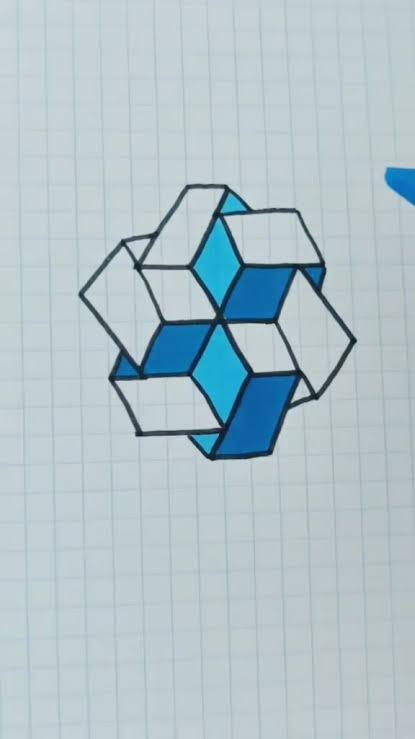
#> input picture codigo_estudiantes/D_Melgar/1.jpg, 415 x 739 px, given in place of telefono.jpg, which was not available
$ python 'caracteristicas de orb.py'
#> lines starting #> are read from the running program, lines starting #| are printed output that depends on the picture; after the words box and inside, x2 and y2 are one past the last pixel; in counts of white or black regions, pixels touching at a corner belong together

import cv2
import numpy as np
import os
import time


# =====================================================
# 1. CONFIGURACION GENERAL
# =====================================================

ANCHO_CAMARA = 960
ALTO_CAMARA = 540

ANCHO_ROI = 0.80
ALTO_ROI = 0.80

MINIMO_COINCIDENCIAS = 8
MINIMO_INLIERS = 6
MINIMA_PROPORCION_INLIERS = 0.35

RATIO_TEST = 0.80

INTERVALO_TRACKER = 15

# Reconocer el objeto cada 2 fotogramas
INTERVALO_ORB = 2

TAMANO_GAUSSIANO = (5, 5)
SIGMA_GAUSSIANO = 1.0

# Caracteristicas ORB utilizadas para reconocer
MAXIMO_CARACTERISTICAS = 500

# Puntos ORB que se dibujan en pantalla
MAXIMO_PUNTOS_VISIBLES = 70


# =====================================================
# 2. RUTA DE LA IMAGEN DE REFERENCIA
# =====================================================

carpeta_script = os.path.dirname(
    os.path.abspath(__file__)
)

ruta_imagen = os.path.join(
    carpeta_script,
    "Ramiro Monroy",
    "telefono.jpg"
)


# =====================================================
# 3. CARGAR Y PROCESAR LA PLANTILLA
# =====================================================

imagen_original = cv2.imread(ruta_imagen)
#> imagen_original is the input picture: shape (739, 415, 3); mean B, G, R 201.8, 194.6, 177

if imagen_original is None:
    raise FileNotFoundError(
        f"No se pudo cargar la imagen: {ruta_imagen}"
    )

# Convertir a escala de grises
plantilla_gris = cv2.cvtColor(
    imagen_original,
    cv2.COLOR_BGR2GRAY
)
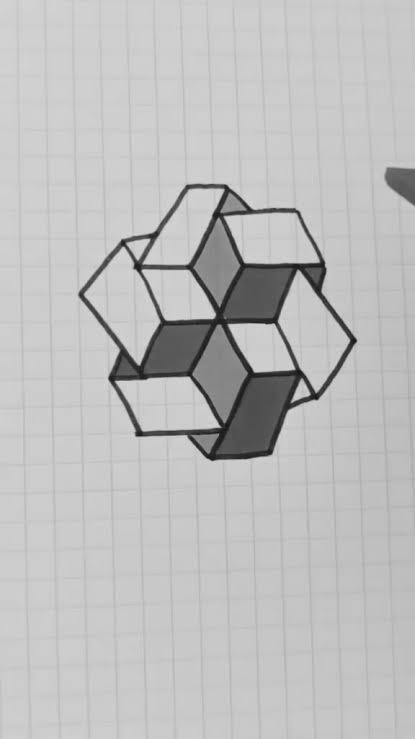
#> plantilla_gris: shape (739, 415); min 17, max 220, mean 190.2

# Aplicar filtro gaussiano
plantilla_gaussiana = cv2.GaussianBlur(
    plantilla_gris,
    TAMANO_GAUSSIANO,
    SIGMA_GAUSSIANO
)

# Mejorar contraste con CLAHE
clahe = cv2.createCLAHE(
    clipLimit=2.0,
    tileGridSize=(8, 8)
)

plantilla_mejorada = clahe.apply(
    plantilla_gaussiana
)

cv2.imshow(
    "Plantilla Gaussiano + CLAHE",
    plantilla_mejorada
)


# =====================================================
# 4. CONFIGURAR ORB
# =====================================================

orb = cv2.ORB_create(
    nfeatures=MAXIMO_CARACTERISTICAS,
    scaleFactor=1.2,
    nlevels=8,
    edgeThreshold=15,
    patchSize=31,
    fastThreshold=15
)

puntos_plantilla, descriptores_plantilla = (
    orb.detectAndCompute(
        plantilla_mejorada,
        None
    )
)
#> puntos_plantilla = 500 keypoints; strongest (x, y, size): (212, 313, 64.3), (209, 311, 92.6), (212, 314, 77.1), (213, 314, 53.6)

if descriptores_plantilla is None:
    raise RuntimeError(
        "No se encontraron caracteristicas en la plantilla."
    )

print(
    "Caracteristicas ORB de plantilla:",
    len(puntos_plantilla)
)
#| Caracteristicas ORB de plantilla: 500


# =====================================================
# 5. SELECCIONAR PUNTOS ORB DISTRIBUIDOS
# =====================================================

def seleccionar_puntos_visuales(
    keypoints,
    ancho,
    alto,
    maximo=70,
    columnas=10,
    filas=8
):

    if not keypoints or ancho <= 0 or alto <= 0:
        return []

    # Crear una cuadricula para distribuir los puntos
    celdas = [
        [] for _ in range(columnas * filas)
    ]

    for punto in keypoints:

        x, y = punto.pt

        columna = min(
            int(x * columnas / ancho),
            columnas - 1
        )

        fila = min(
            int(y * filas / alto),
            filas - 1
        )

        indice = fila * columnas + columna

        celdas[indice].append(punto)

    # Ordenar los puntos por su respuesta ORB
    for celda in celdas:

        celda.sort(
            key=lambda p: p.response,
            reverse=True
        )

    seleccionados = []

    # Seleccionar puntos de diferentes regiones
    nivel = 0

    while len(seleccionados) < maximo:

        hubo_puntos = False

        for celda in celdas:

            if nivel < len(celda):

                seleccionados.append(
                    celda[nivel]
                )

                hubo_puntos = True

                if len(seleccionados) >= maximo:
                    break

        if not hubo_puntos:
            break

        nivel += 1

    return seleccionados


# Mostrar puntos ORB distribuidos en la plantilla

alto_plantilla, ancho_plantilla = plantilla_gris.shape

puntos_visuales_plantilla = seleccionar_puntos_visuales(
    puntos_plantilla,
    ancho_plantilla,
    alto_plantilla,
    MAXIMO_PUNTOS_VISIBLES
)
#> the loop in seleccionar_puntos_visuales, `for punto in keypoints: ` made 500 passes
#> (punto, x, y, columna, fila, indice) on passes 1 to 3: (keypoint at (244, 261), size 31, 244, 261, 5, 2, 25), (keypoint at (228, 325), size 31, 228, 325, 5, 3, 35), (keypoint at (276, 323), size 31, 276, 323, 6, 3, 36)
#> puntos_visuales_plantilla = 70 keypoints; strongest (x, y, size): (212, 313, 64.3), (209, 311, 92.6), (212, 314, 77.1), (313, 394, 64.3)

imagen_puntos = cv2.drawKeypoints(
    imagen_original,
    puntos_visuales_plantilla,
    None,
    color=(0, 255, 0),
    flags=cv2.DrawMatchesFlags_DRAW_RICH_KEYPOINTS
)
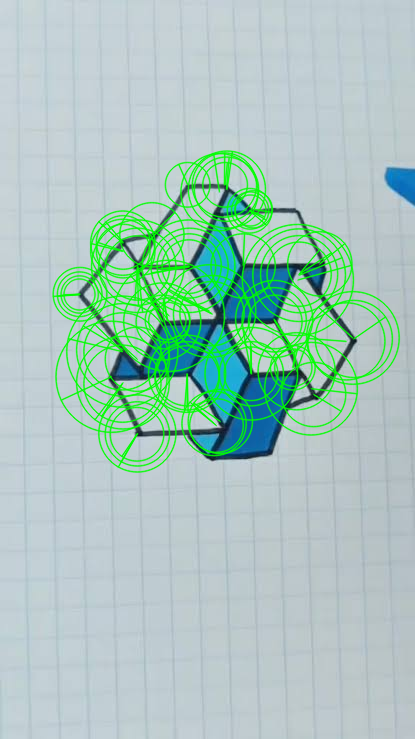
#> imagen_puntos: shape (739, 415, 3); mean B, G, R 190, 199.6, 168.1

cv2.imshow(
    "Caracteristicas ORB - Plantilla",
    imagen_puntos
)

print(
    "Puntos ORB mostrados en plantilla:",
    len(puntos_visuales_plantilla)
)
#| Puntos ORB mostrados en plantilla: 70


# =====================================================
# 6. CONFIGURAR BF MATCHER
# =====================================================

comparador = cv2.BFMatcher(
    cv2.NORM_HAMMING,
    crossCheck=False
)


# =====================================================
# 7. CREAR TRACKER CSRT
# =====================================================

# [14 lines left out: function crear_tracker, not called in this run]


# =====================================================
# 8. VALIDAR CUADRILATERO
# =====================================================

def validar_cuadrilatero(puntos, ancho, alto):

    puntos = np.float32(puntos).reshape(4, 2)

    if not np.all(np.isfinite(puntos)):
        return False

    margen = 3

    if (
        np.any(puntos[:, 0] < margen)
        or np.any(puntos[:, 1] < margen)
        or np.any(puntos[:, 0] >= ancho - margen)
        or np.any(puntos[:, 1] >= alto - margen)
    ):
        return False

    contorno = puntos.reshape(-1, 1, 2)

    if not cv2.isContourConvex(contorno):
        return False

    area = abs(
        cv2.contourArea(contorno)
    )

    area_roi = ancho * alto

    if area < area_roi * 0.002:
        return False

    if area > area_roi * 0.85:
        return False

    return True


# =====================================================
# 9. RECONOCIMIENTO ORB + RANSAC
# =====================================================

def reconocer_objeto(frame):

    alto, ancho = frame.shape[:2]

    # Crear ROI central
    roi_ancho = int(ancho * ANCHO_ROI)
    roi_alto = int(alto * ALTO_ROI)

    x1 = (ancho - roi_ancho) // 2
    y1 = (alto - roi_alto) // 2

    x2 = x1 + roi_ancho
    y2 = y1 + roi_alto

    roi = frame[y1:y2, x1:x2]

    # Convertir ROI a escala de grises
    gris = cv2.cvtColor(
        roi,
        cv2.COLOR_BGR2GRAY
    )

    # Aplicar filtro gaussiano
    gris = cv2.GaussianBlur(
        gris,
        TAMANO_GAUSSIANO,
        SIGMA_GAUSSIANO
    )

    # Aplicar CLAHE
    gris = clahe.apply(gris)

    # Detectar puntos caracteristicos
    puntos_frame, descriptores_frame = (
        orb.detectAndCompute(
            gris,
            None
        )
    )

    if descriptores_frame is None:
        return None, puntos_frame, (x1, y1), 0, 0

    # Comparar descriptores
    coincidencias = comparador.knnMatch(
        descriptores_plantilla,
        descriptores_frame,
        k=2
    )

    # Aplicar Ratio Test
    buenas_coincidencias = []

    for par in coincidencias:

        if len(par) == 2:

            mejor, segundo = par

            if mejor.distance < RATIO_TEST * segundo.distance:
                buenas_coincidencias.append(mejor)

    total_coincidencias = len(
        buenas_coincidencias
    )

    if total_coincidencias < MINIMO_COINCIDENCIAS:
        return (
            None,
            puntos_frame,
            (x1, y1),
            total_coincidencias,
            0
        )

    # Coordenadas de la plantilla
    puntos_origen = np.float32([
        puntos_plantilla[m.queryIdx].pt
        for m in buenas_coincidencias
    ]).reshape(-1, 1, 2)

    # Coordenadas de la camara
    puntos_destino = np.float32([
        puntos_frame[m.trainIdx].pt
        for m in buenas_coincidencias
    ]).reshape(-1, 1, 2)

    # Calcular homografia con RANSAC
    try:

        homografia, mascara = cv2.findHomography(
            puntos_origen,
            puntos_destino,
            cv2.RANSAC,
            5.0
        )

    except cv2.error:

        return (
            None,
            puntos_frame,
            (x1, y1),
            total_coincidencias,
            0
        )

    if homografia is None or mascara is None:
        return (
            None,
            puntos_frame,
            (x1, y1),
            total_coincidencias,
            0
        )

    if not np.all(np.isfinite(homografia)):
        return (
            None,
            puntos_frame,
            (x1, y1),
            total_coincidencias,
            0
        )

    # Contar inliers
    inliers = int(mascara.sum())

    proporcion = inliers / total_coincidencias

    if inliers < MINIMO_INLIERS:
        return (
            None,
            puntos_frame,
            (x1, y1),
            total_coincidencias,
            inliers
        )

    if proporcion < MINIMA_PROPORCION_INLIERS:
        return (
            None,
            puntos_frame,
            (x1, y1),
            total_coincidencias,
            inliers
        )

    # Dimensiones de la plantilla
    alto_plantilla, ancho_plantilla = plantilla_gris.shape

    # Esquinas de la plantilla
    esquinas = np.float32([
        [0, 0],
        [ancho_plantilla - 1, 0],
        [ancho_plantilla - 1, alto_plantilla - 1],
        [0, alto_plantilla - 1]
    ]).reshape(-1, 1, 2)

    # Transformar esquinas
    esquinas_transformadas = cv2.perspectiveTransform(
        esquinas,
        homografia
    )

    puntos = esquinas_transformadas.reshape(4, 2)

    # Validar geometria dentro del ROI
    if not validar_cuadrilatero(
        puntos,
        roi.shape[1],
        roi.shape[0]
    ):
        return (
            None,
            puntos_frame,
            (x1, y1),
            total_coincidencias,
            inliers
        )

    # Convertir coordenadas ROI a coordenadas de camara
    esquinas_transformadas[:, 0, 0] += x1
    esquinas_transformadas[:, 0, 1] += y1

    puntos_globales = esquinas_transformadas.reshape(4, 2)

    # Calcular rectangulo envolvente
    bx = int(np.floor(np.min(puntos_globales[:, 0])))
    by = int(np.floor(np.min(puntos_globales[:, 1])))

    ex = int(np.ceil(np.max(puntos_globales[:, 0])))
    ey = int(np.ceil(np.max(puntos_globales[:, 1])))

    bx = max(0, bx)
    by = max(0, by)

    ex = min(ancho, ex)
    ey = min(alto, ey)

    w = ex - bx
    h = ey - by

    if w < 20 or h < 20:
        return (
            None,
            puntos_frame,
            (x1, y1),
            total_coincidencias,
            inliers
        )

    caja = (bx, by, w, h)

    informacion = {
        "caja": caja,
        "esquinas": puntos_globales,
        "coincidencias": total_coincidencias,
        "inliers": inliers,
        "proporcion": proporcion
    }

    return (
        informacion,
        puntos_frame,
        (x1, y1),
        total_coincidencias,
        inliers
    )


# =====================================================
# 10. ACTIVAR CAMARA
# =====================================================

camara = cv2.VideoCapture(
    0,
    cv2.CAP_DSHOW
)

if not camara.isOpened():
    raise RuntimeError(
        "No se pudo abrir la camara."
    )

camara.set(
    cv2.CAP_PROP_FRAME_WIDTH,
    ANCHO_CAMARA
)

camara.set(
    cv2.CAP_PROP_FRAME_HEIGHT,
    ALTO_CAMARA
)

exito, primer_frame = camara.read()

if not exito or primer_frame is None:
    camara.release()

    raise RuntimeError(
        "No se pudo capturar el primer fotograma."
    )

print("Camara activada correctamente")

print(
    "Resolucion real:",
    primer_frame.shape[1],
    "x",
    primer_frame.shape[0]
)
#| Resolucion real: 415 x 739

cv2.imshow(
    "Prueba de camara",
    primer_frame
)

cv2.waitKey(500)
cv2.destroyWindow("Prueba de camara")


# =====================================================
# 11. VARIABLES DEL SISTEMA
# =====================================================

tracker = None
caja_tracker = None

contador_frames = 0
ultimo_tracker_frame = -INTERVALO_TRACKER

# Variables para controlar ORB
contador_orb = 0
ultimo_resultado_orb = None

# Puntos visuales almacenados para evitar
# seleccionarlos y ordenarlos en cada fotograma
puntos_visibles_cache = []

# Variables para calcular FPS suavizados
tiempo_anterior = time.perf_counter()
fps_suavizado = 0.0


# =====================================================
# 12. BUCLE PRINCIPAL
# =====================================================

print("Sistema ORB + GAUSSIANO + RANSAC + CSRT iniciado")
print("Coloca el objeto dentro del area de busqueda")
print("Presiona ESC para salir")


try:

    while True:

        exito, frame = camara.read()

        if not exito or frame is None:
            print("No se pudo obtener el fotograma")
            break

        contador_frames += 1

        alto, ancho = frame.shape[:2]

        # ---------------------------------------------
        # AREA ROI
        # ---------------------------------------------

        roi_ancho = int(ancho * ANCHO_ROI)
        roi_alto = int(alto * ALTO_ROI)

        x1 = (ancho - roi_ancho) // 2
        y1 = (alto - roi_alto) // 2

        x2 = x1 + roi_ancho
        y2 = y1 + roi_alto

        cv2.rectangle(
            frame,
            (x1, y1),
            (x2, y2),
            (255, 255, 0),
            2
        )
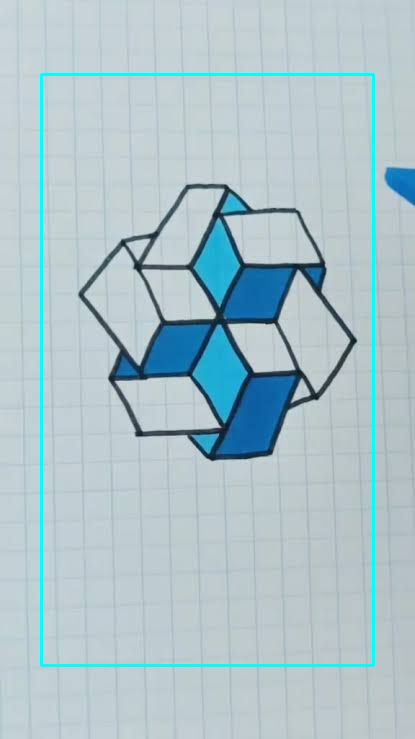
#> frame: shape (739, 415, 3); 1.8% of pixels changed, all inside (x1, y1, x2, y2) = (40, 73, 375, 667)

        # ---------------------------------------------
        # DETECTAR OBJETO CADA 2 FOTOGRAMAS
        # ---------------------------------------------

        contador_orb += 1

        if (
            ultimo_resultado_orb is None
            or contador_orb >= INTERVALO_ORB
        ):

            ultimo_resultado_orb = reconocer_objeto(frame)
#> in reconocer_objeto, `roi = frame[y1:y2, x1:x2]`:
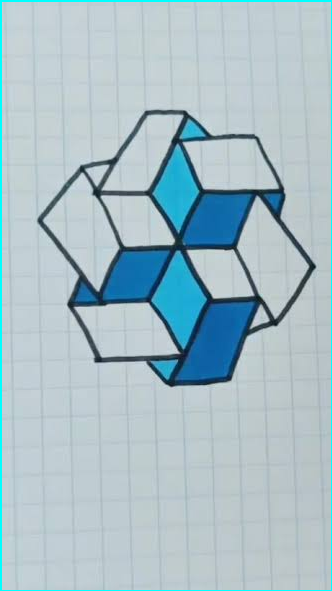
#> roi: shape (591, 332, 3); mean B, G, R 199.3, 190.8, 167.5
#> in reconocer_objeto, `gris = cv2.cvtColor( roi, cv2.COLOR_BGR2GRAY )`:
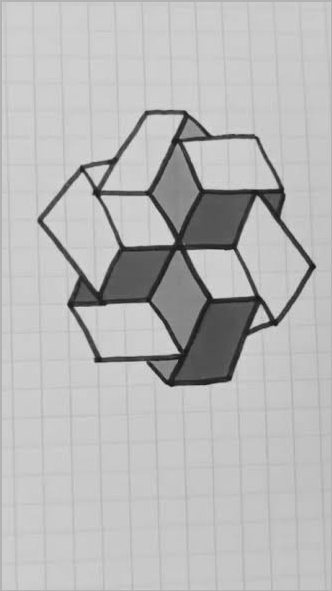
#> gris: shape (591, 332); min 17, max 220, mean 184.8
#> in reconocer_objeto, `gris = clahe.apply(gris)`:
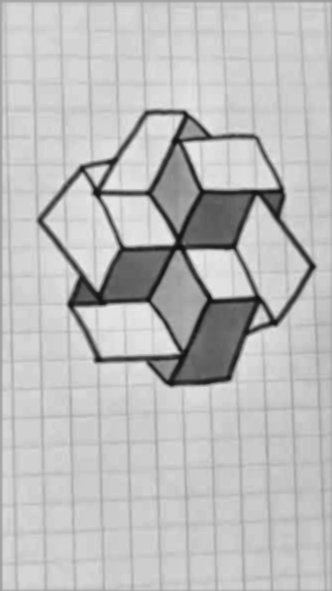
#> gris: shape (591, 332); min 17, max 234, mean 188.8
#> in reconocer_objeto, `puntos_frame, descriptores_frame = ( orb.detectAndCompute( gris, None ..`: puntos_frame = 500 keypoints; strongest (x, y, size): (169, 239, 77.1), (171, 240, 53.6), (271, 321, 77.1), (272, 320, 92.6)
#> in reconocer_objeto, `coincidencias = comparador.knnMatch( descriptores_plantilla, descripto..`: coincidencias = 500 matches
#> (the rest of the program and of its run is left out)
